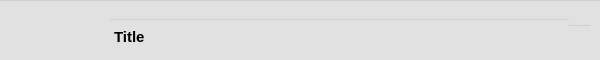
<?xml version="1.0" encoding="UTF-8"?>
<ui version="4.0">
 <class>OwnedGogProductListItem</class>
 <widget class="QWidget" name="OwnedGogProductListItem">
  <property name="geometry">
   <rect>
    <x>0</x>
    <y>0</y>
    <width>600</width>
    <height>60</height>
   </rect>
  </property>
  <property name="sizePolicy">
   <sizepolicy hsizetype="Preferred" vsizetype="Fixed">
    <horstretch>0</horstretch>
    <verstretch>0</verstretch>
   </sizepolicy>
  </property>
  <property name="cursor">
   <cursorShape>PointingHandCursor</cursorShape>
  </property>
  <property name="windowTitle">
   <string>Form</string>
  </property>
  <property name="styleSheet">
   <string notr="true">background-color: #e1e1e1; border-top: 1px solid #cfcfcf;</string>
  </property>
  <layout class="QHBoxLayout" name="horizontalLayout">
   <property name="spacing">
    <number>0</number>
   </property>
   <property name="leftMargin">
    <number>0</number>
   </property>
   <property name="topMargin">
    <number>0</number>
   </property>
   <property name="rightMargin">
    <number>0</number>
   </property>
   <property name="bottomMargin">
    <number>0</number>
   </property>
   <item>
    <widget class="QLabel" name="coverLabel">
     <property name="sizePolicy">
      <sizepolicy hsizetype="Fixed" vsizetype="Fixed">
       <horstretch>0</horstretch>
       <verstretch>0</verstretch>
      </sizepolicy>
     </property>
     <property name="minimumSize">
      <size>
       <width>100</width>
       <height>60</height>
      </size>
     </property>
     <property name="maximumSize">
      <size>
       <width>100</width>
       <height>60</height>
      </size>
     </property>
     <property name="text">
      <string notr="true"/>
     </property>
    </widget>
   </item>
   <item>
    <widget class="QWidget" name="info" native="true">
     <layout class="QHBoxLayout" name="infoLayout">
      <property name="spacing">
       <number>0</number>
      </property>
      <property name="leftMargin">
       <number>10</number>
      </property>
      <property name="topMargin">
       <number>19</number>
      </property>
      <property name="rightMargin">
       <number>10</number>
      </property>
      <property name="bottomMargin">
       <number>7</number>
      </property>
      <item>
       <widget class="QLabel" name="titleLabel">
        <property name="font">
         <font>
          <pointsize>11</pointsize>
          <bold>true</bold>
         </font>
        </property>
        <property name="text">
         <string notr="true">Title</string>
        </property>
       </widget>
      </item>
      <item alignment="">
       <widget class="QToolButton" name="menuButton">
        <property name="text">
         <string notr="true"/>
        </property>
        <property name="icon">
         <iconset resource="../resources.qrc">
          <normaloff>:/icons/angle-down.svg</normaloff>:/icons/angle-down.svg</iconset>
        </property>
        <property name="popupMode">
         <enum>QToolButton::ToolButtonPopupMode::InstantPopup</enum>
        </property>
        <property name="arrowType">
         <enum>Qt::ArrowType::NoArrow</enum>
        </property>
       </widget>
      </item>
     </layout>
    </widget>
   </item>
  </layout>
 </widget>
 <resources>
  <include location="../resources.qrc"/>
 </resources>
 <connections/>
</ui>
